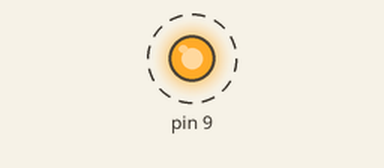
Bench run of a sketch on a simulated Arduino Uno, built with avr-gcc and run on an emulated ATmega328P. Parts: output pins drawn as LEDs (lit = HIGH). Dashed ring = blinking. What the sketch prints to the serial monitor is not drawn.

Above: at 0.5 s.
Timing chart, 0 to 4.6 s (numbered marks = the images above):
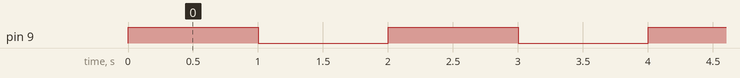

Measured:
- by itself, pin 9: alternates HIGH for 1.0 s and LOW for 1.0 s

The sketch:

blink.ino
```cpp
// C++ code
//
void setup()
{
  pinMode(9, OUTPUT);
  digitalWrite(9, LOW);
  Serial.begin(9600);
}

void loop()
{
  digitalWrite(9, HIGH);
  Serial.println("TURN ON");
  delay(1000);
  digitalWrite(9, LOW);
  Serial.println("TURN OFF");
  delay(1000);
}
```
